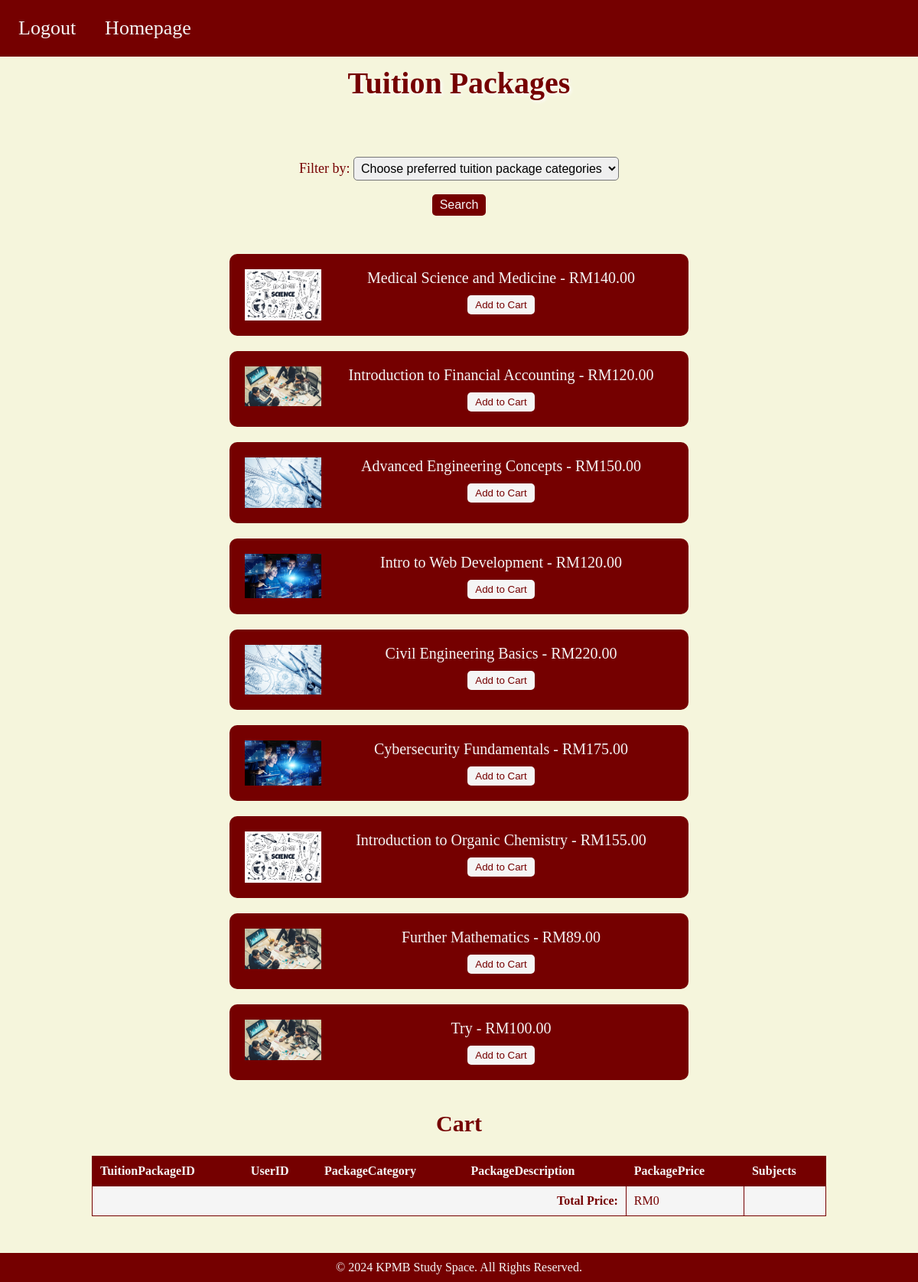
/KPMBStudySpace/homepage/tuitionpackage, run on the app's committed database.
### Tuition/models.py (models this page shows)
class TuitionPackage(models.Model):
    tuitionPackageID = models.CharField(max_length=6, primary_key=True)
    userID = models.ForeignKey(User, on_delete=models.CASCADE)
    packageCategory = models.CharField(max_length=100)
    packageDescription = models.TextField()
    packagePrice = models.DecimalField(max_digits=6, decimal_places=2)
    subjects = models.CharField(max_length=100)

### Tuition/views.py (the view, shortened to what this page needs)
# urls.py: path('homepage/tuitionpackage', views.tuitionpackage, name="tuitionpackage"),
def tuitionpackage(request):  # GET 5 / POST 1
    global u_ID
    data = User.objects.filter(userID=u_ID)
    data2 = TuitionPackage.objects.values('packageCategory').distinct()
    selected_category = request.GET.get('i_category')
    if 'cart' not in request.session:
        request.session['cart'] = []
        request.session['cart_details'] = []
    cart_items = request.session.get('cart', [])
    cart_details = request.session.get('cart_details', [])
    total_price = sum(item['packagePrice'] for item in cart_details)
    if selected_category and selected_category != 'Choose preferred tuition package categories':
        data3 = TuitionPackage.objects.filter(packageCategory=selected_category)
    else:
        data3 = TuitionPackage.objects.all()
    context = {
        'data': data,
        'data2': data2,
        'data3': data3,
        'cart_items': cart_items,
        'cart_details': cart_details,
        'total_price': total_price
    }
    return render(request, 'tuitionpackage.html', context)

### Tuition/templates/tuitionpackage.html (shortened to what this page needs)
<!DOCTYPE html>
<html lang="en">
{% load static %}
<head>
</head>
<body>
    <div class="topnav">
        <form method="post" action="{% url 'logout' %}">
            <a class="left" href="{% url 'logout' %}">Logout</a>
        </form>
        <a class="left" href="{% url 'homepage' %}">Homepage</a>
    </div>
    <h1>Tuition Packages</h1>
    <form class="tuitionpackage" action="{% url 'tuitionpackage' %}" method="GET">
        <p>Filter by:
            <select size="1" name='i_category'>
                <option>Choose preferred tuition package categories</option>
            </select>
        </p>
        <input type="submit" value="Search">
    </form>
    <ul>
        {% for package in data3 %}
        <li>
            {% if package.packageCategory == "Business" %}
            <img src="{% static 'Tuition/images/business.jpg' %}" alt="Business Image" style="width: 100px; height: auto; float: left; margin-right: 10px;">
            {% elif package.packageCategory == "Science" %}
            <img src="{% static 'Tuition/images/science.jpg' %}" alt="Science Image" style="width: 100px; height: auto; float: left; margin-right: 10px;">
            {% elif package.packageCategory == "Engineering" %}
            <img src="{% static 'Tuition/images/engineering.jpg' %}" alt="Engineering Image" style="width: 100px; height: auto; float: left; margin-right: 10px;">
            {% elif package.packageCategory == "IT" %}
            <img src="{% static 'Tuition/images/it.jpg' %}" alt="IT Image" style="width: 100px; height: auto; float: left; margin-right: 10px;">
            {% endif %}
            {{ package.packageDescription }} - RM{{ package.packagePrice }}
            <form method="post" action="{% url 'tuitionpackage' %}">
                <button type="submit">Add to Cart</button>
            </form>
        </li>
        {% endfor %}
    </ul>
    <h2>Cart</h2>
    <div class="cart">
        <table>
            <thead>
                <tr>
                    <th>TuitionPackageID</th>
                    <th>UserID</th>
                    <th>PackageCategory</th>
                    <th>PackageDescription</th>
                    <th>PackagePrice</th>
                    <th>Subjects</th>
                </tr>
            </thead>
            <tbody>
                <tr>
                    <td colspan="4" style="text-align:right"><strong>Total Price:</strong></td>
                    <td>RM{{ total_price }}</td>
                    <td></td>
                </tr>
            </tbody>
        </table>
    </div>
    <footer>
        &copy; 2024 KPMB Study Space. All Rights Reserved.
    </footer>
    <br><br>
</body>
</html>

### Tuition/templates/tuitionpackage.html (style rules this page uses)
body { margin: 0px; padding: 0px; text-align: center; background-color: beige; }
.topnav { text-align: center; position: fixed; top: 0; left: 0; right: 0; background-color: #750000; overflow: hidden; padding: 10px; }
.topnav a.left { float: left; color: whitesmoke; text-align: center; padding: 12px 14px; text-decoration: none; font-size: 26px; margin-right: 10px; }
h1 { color: #750000; text-shadow: 2px 2px 4px white; margin-top: 80px; font-size: 40px; padding: 5px; }
form.tuitionpackage { margin: 40px auto; padding: 10px; font-size: 18px; color: #750000; }
select { font-size: 16px; padding: 5px; border-radius: 5px; }
input[type="submit"] { font-size: 16px; padding: 5px 10px; background-color: #750000; color: whitesmoke; border: none; border-radius: 5px; cursor: pointer; }
ul { list-style-type: none; margin-top: 20px; padding: 0; }
li { font-size: 20px; margin: 20px auto; padding: 20px; box-sizing: border-box; width: 50%; background-color: #750000; color: whitesmoke; border-radius: 10px; }
li form { margin-top: 10px; }
button { background-color: whitesmoke; color: #750000; padding: 5px 10px; border-radius: 5px; border: none; cursor: pointer; }
h2 { color: #750000; margin-top: 40px; font-size: 30px; }
.cart table { margin: 0 auto; width: 80%; text-align: left; border-collapse: collapse; margin-bottom: 50px; }
.cart th, .cart td { border: 1px solid #750000; padding: 10px; }
.cart th { background-color: #750000; color: whitesmoke; }
.cart td { background-color: whitesmoke; color: #750000; }
footer { background-color: #750000; color: whitesmoke; padding: 10px; position: fixed; left: 0; right: 0; bottom: 0; text-align: center; font-size: 16px; }

### data on the page
TuitionPackage: packageDescription "Medical Science and Medicine", packagePrice "140.00"
TuitionPackage: packageDescription "Introduction to Financial Accounting", packagePrice "120.00"
TuitionPackage: packageDescription "Advanced Engineering Concepts", packagePrice "150.00"
TuitionPackage: packageDescription "Intro to Web Development", packagePrice "120.00"
TuitionPackage: packageDescription "Civil Engineering Basics", packagePrice "220.00"
TuitionPackage: packageDescription "Cybersecurity Fundamentals", packagePrice "175.00"
TuitionPackage: packageDescription "Introduction to Organic Chemistry", packagePrice "155.00"
TuitionPackage: packageDescription "Further Mathematics", packagePrice "89.00"
TuitionPackage: packageDescription "Try", packagePrice "100.00"

### other printed values
{{ total_price }} "0"
